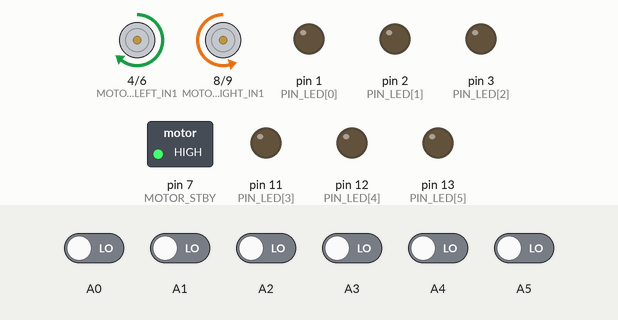
Simulated run of this sketch. Board: Arduino Uno, built with avr-gcc and run on an emulated ATmega328P. Parts: motor-driver pin pairs drawn as motors (green arrow = first pin HIGH = forward, orange = second pin HIGH = backward, longer = more drive, scaled by the enable pin, stopped while the standby pin is LOW), switched loads named in the sketch (green lamp = pin HIGH), output pins drawn as LEDs (lit = HIGH). The test bench sets the inputs (shaded band); at power-on: A0–5 LOW.

Above: at 6.2 s.
6.3 s: A0 driven HIGH
At 6.9 s:
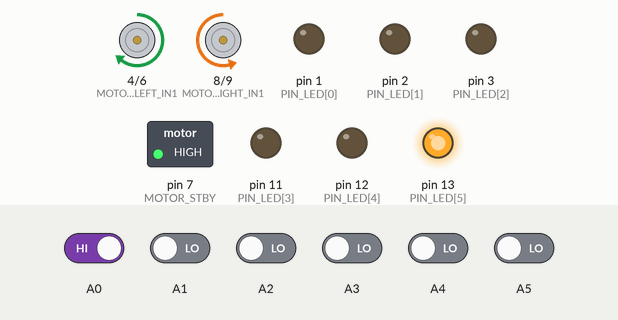
7.8 s: A1 driven HIGH
At 8.2 s:
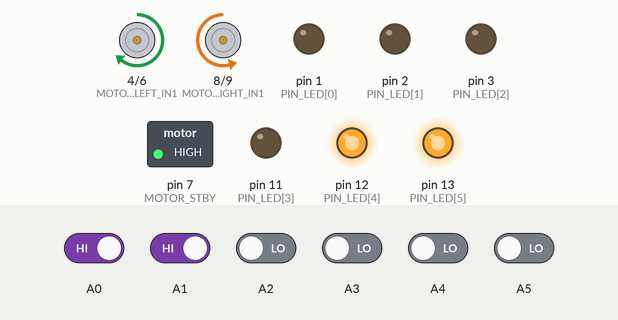
9.3 s: A2 driven HIGH
At 10.5 s:
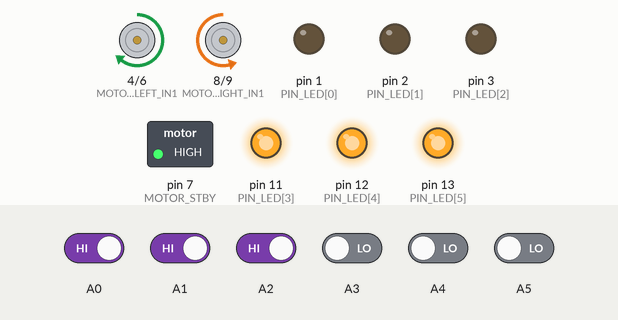
10.8 s: A3 driven HIGH
At 11.6 s:
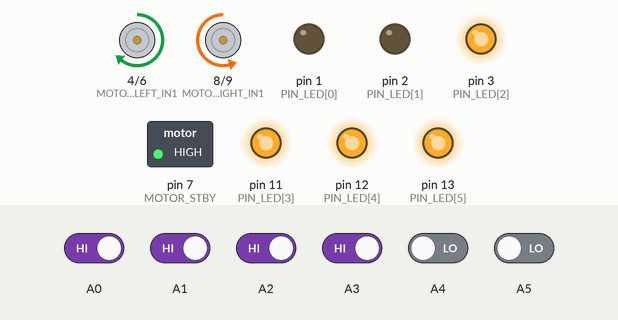
12.3 s: A4 driven HIGH
At 12.7 s:
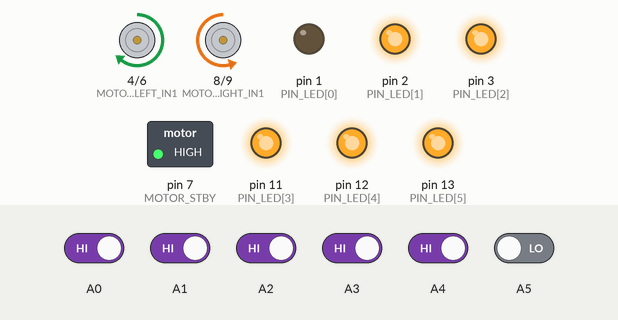
13.8 s: A5 driven HIGH
At 15.1 s:
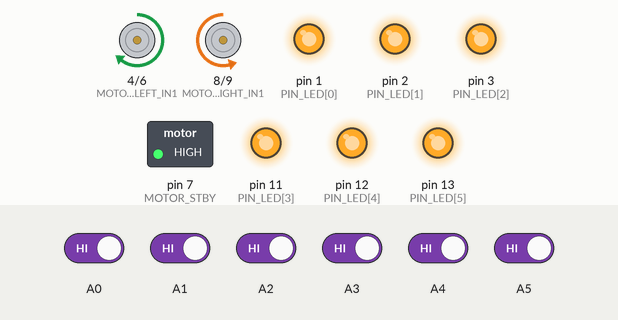
Timing chart, 0 to 16.3 s (numbered marks = the images above; inputs shaded):
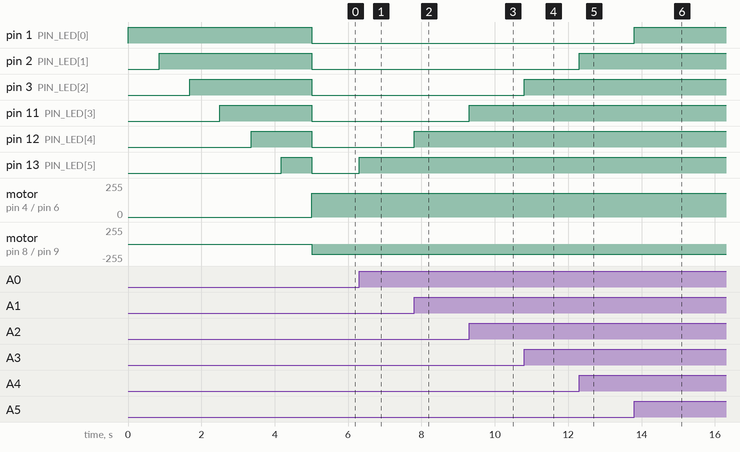

Measured:
- after the input at 6.3 s, pin 13 (PIN_LED[5]): LOW → HIGH at once
- after the input at 7.8 s, pin 12 (PIN_LED[4]): LOW → HIGH at once
- after the input at 9.3 s, pin 11 (PIN_LED[3]): LOW → HIGH at once
- after the input at 10.8 s, pin 3 (PIN_LED[2]): LOW → HIGH at once
- after the input at 12.3 s, pin 2 (PIN_LED[1]): LOW → HIGH at once
- after the input at 13.8 s, pin 1 (PIN_LED[0]): LOW → HIGH at once

The sketch:

labi.ino
```cpp
//---------------------------------------------------------------------------//
//                           Fracastoro Hacking Lab                          //
//                                roboval.it                                 //
//                                   2012                                    //
//                                  Cherie                                   //
//---------------------------------------------------------------------------//

// Copyright (c) 2011 Daniele Zambelli
//
// This program is free software; you can redistribute it and/or modify
// it under the terms of the GNU General Public License version 3 as
// published by the Free Software Foundation
//
// This program is distributed in the hope that it will be useful,
// but WITHOUT ANY WARRANTY; without even the implied warranty of
// MERCHANTABILITY or FITNESS FOR A PARTICULAR PURPOSE.  See the
// GNU General Public License for more details.
//
// You should have received a copy of the GNU General Public License
// along with this program; if not, write to the Free Software
// Foundation, Inc., 59 Temple Place, Suite 330, Boston, MA  02111-1307  USA

/*
Fracastoro Hacking Lab gruppo femminile classe 2B:
- Frazza Francesca
- Panziera Giulia
- Perusi Giulia
- Piatelli Alessia Barbara
- Tricol Chiara
*/

#include <QTRSensors.h>
//////
// pin di collegamento tra arduino, motori e sensori
#define MOTOR_STBY             7
#define MOTOR_RIGHT_PWM       10
#define MOTOR_LEFT_PWM         5
#define MOTOR_LEFT_IN2         6
#define MOTOR_LEFT_IN1         4
#define MOTOR_RIGHT_IN1        8
#define MOTOR_RIGHT_IN2        9
#define MOTOR_L                0
#define MOTOR_R                1
#define NUM_SENSORS            6

//////
// Parametri globali, modificano il comportamento del robt
#define SP_ZERO                0
#define SP_FULL              255     // from 128 to 255
#define ADJUST                250-SP_FULL   //250-SP_FULL
#define DAMPING                 .2
//#define SP_HALF               25
//#define SP_ADJUST             25
#define THRESHOLD     	     100     // soglia di riconosc. bianco/nero
//////
// globals
byte sensors;
//byte last_sensors;
//int state = START;
int statetime = 1;
int speed_l;
int speed_r;
void (*state)() = &start;
//long unsigned int time=0;   // only for debug

//                dx               sx
byte PIN_LED[] = {1, 2, 3, 11, 12, 13};
unsigned int sensorValues[NUM_SENSORS];

QTRSensorsRC qtrrc((unsigned char[]) {A0, A1, A2, A3, A4, A5},
                   NUM_SENSORS); //, TIMEOUT, EMITTER_PIN);

void setup(){
//  Serial.begin(9600);
  pinMode(MOTOR_STBY, OUTPUT);
  pinMode(MOTOR_LEFT_PWM, OUTPUT);
  pinMode(MOTOR_LEFT_IN1, OUTPUT);
  pinMode(MOTOR_LEFT_IN2, OUTPUT);
  pinMode(MOTOR_RIGHT_PWM, OUTPUT);
  pinMode(MOTOR_RIGHT_IN1, OUTPUT);
  pinMode(MOTOR_RIGHT_IN2, OUTPUT);

  for (int i = 0; i < 6; i++)
    pinMode(PIN_LED[i], OUTPUT);
  int numcalibrations = 200;
  for (int i = 0; i < numcalibrations; i++){
    digitalWrite(PIN_LED[int(6*i/numcalibrations)], HIGH);
    qtrrc.calibrate();}
  motors_go();
}

void loop() {
  delay(1);
  readSensors();
  print_on_led(sensors);
  (*state)();
  statetime++;
}

void pass(){}

void damping(){
  int delta = (speed_r-speed_l)*DAMPING;
  speed_l += delta;
  speed_r -= delta;
  set_motors(speed_l, speed_r);
}

void setspeed(int sp_l, int sp_r){
  speed_l = sp_l;
  speed_r = sp_r;
  set_motors(speed_l, speed_r);
  statetime = 1;
}

void jump(int sp_l, int sp_r, void (*new_state)()){ // transition to new state
  speed_l = sp_l;
  speed_r = sp_r;
  set_motors(speed_l, speed_r);
  state = new_state;
  statetime = 1;
}

void unknown(int leds){
  motors_stop();
  print_on_led(leds);
  delay(3000);
  state = &pass;
}

void start(){
  if (! (sensors & B110011))       jump(SP_FULL, SP_FULL, &straight);
  else if (sensors & B110000)      jump(SP_ZERO, SP_FULL*.7, &center_l_ini);
  else if (sensors & B000011)      jump(SP_FULL*.7, SP_ZERO, &center_r_ini);
  else                             unknown(B010101);
}

void center_l_ini(){
  if (sensors == B000110)          jump(SP_FULL*.6, SP_ZERO, &center_end);
}

void center_r_ini(){
  if (sensors == B011000)          jump(SP_ZERO, SP_FULL*.6, &center_end);
}

void center_end(){
  if (sensors == B001100){
    motors_stop(); delay(2000); motors_go();
    jump(SP_FULL, SP_FULL, &straight);}
}

void straight(){
  if (sensors == B000000){
    jump(SP_FULL*.7, -SP_FULL*.6, &turn_r_ini);}
  else if (! (sensors & B110011))  damping();
  else if (sensors & B100000){
    jump(SP_FULL, SP_FULL, &turn_l_ini);}
  else if (sensors & B000001)      {}
  else if (sensors & B010000){
    setspeed(SP_FULL-ADJUST/statetime, SP_FULL+ADJUST/statetime);}
  else if (sensors & B000010){
    setspeed(SP_FULL+ADJUST/statetime, SP_FULL-ADJUST/statetime);}
  else                             unknown(sensors);
}

void turn_r_ini(){
  if (sensors == B000110)
    jump(SP_FULL, SP_FULL, &straight);
}

void turn_l_ini(){
  if (! (sensors & B100000))
    jump(-SP_FULL*.6, SP_FULL*.7, &turn_l);
}

void turn_l(){
  if (sensors == B011000)
    jump(SP_FULL, SP_FULL, &straight);
}

//////
// leds functions
void print_on_led(int leds) {
  for (int i = 0; i < 6; i++)
    digitalWrite(PIN_LED[i], (1<<i) & leds);
}

//////
// sensors functions
void readSensors() {
  unsigned int position = qtrrc.readLine(sensorValues);
  sensors = 0;
  for (int i = 0; i < 6; i++){
    sensors = sensors << 1;
    sensors = sensors + (sensorValues[i] > THRESHOLD);}
}

//////
// motors functions
void motors_go() {
  digitalWrite(MOTOR_STBY, HIGH);
}

void motors_stop() {
  digitalWrite(MOTOR_STBY, LOW);
}

void set_motors(int sp_l, int sp_r) {
  int dir = int (sp_l >= 0);
  digitalWrite(MOTOR_LEFT_IN1, dir);
  digitalWrite(MOTOR_LEFT_IN2, !dir);
  analogWrite(MOTOR_LEFT_PWM, abs(sp_l)); //map(abs(sp_l),0,100,0,255));
  dir = int (sp_r >= 0);
  digitalWrite(MOTOR_RIGHT_IN1, dir);
  digitalWrite(MOTOR_RIGHT_IN2, !dir);
  analogWrite(MOTOR_RIGHT_PWM, abs(sp_r)); //map(abs(sp_r),0,100,0,255));
}
```
